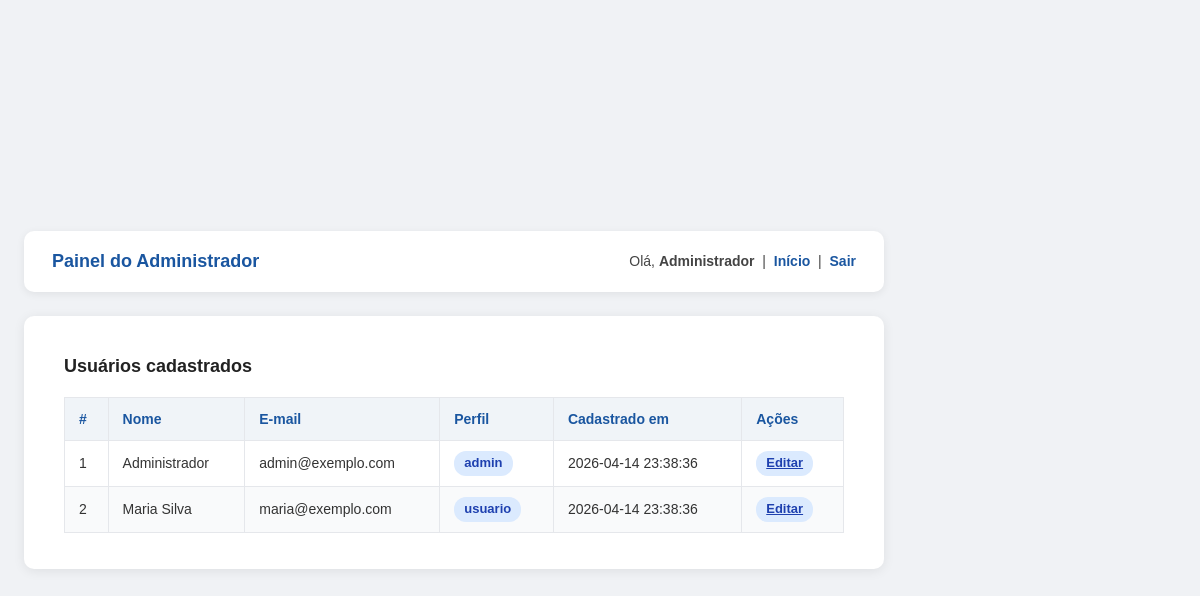
The page /projeto-auth/public/admin.php (signed in) on the database its author committed.
### tables this page shows
CREATE TABLE IF NOT EXISTS usuarios (
    id         INT          AUTO_INCREMENT PRIMARY KEY,
    nome       VARCHAR(100) NOT NULL,
    email      VARCHAR(150) NOT NULL UNIQUE,
    senha      VARCHAR(255) NOT NULL,               
    perfil     ENUM('usuario', 'admin')             
               NOT NULL DEFAULT 'usuario',
    criado_em  TIMESTAMP   NOT NULL DEFAULT CURRENT_TIMESTAMP
);

### projeto-auth/src/auth.php (called while the page is built, shortened)
<?php
function e(string $valor): string
{
    return htmlspecialchars($valor, ENT_QUOTES, 'UTF-8');
}

### projeto-auth/public/admin.php (the view, shortened to what this page needs)
<?php
require_once '../src/auth.php';
$pdo   = getConexao();
$stmt  = $pdo->query('SELECT id, nome, email, perfil, criado_em FROM usuarios ORDER BY criado_em DESC');
$usuarios = $stmt->fetchAll();
?>
<!DOCTYPE html>
<html lang="pt-BR">
<head>
    <link rel="stylesheet" href="assets/style.css">
</head>
<body>
<div class="container pagina">
    <header class="topo">
        <h1>Painel do Administrador</h1>
        <div class="topo-usuario">
            Olá, <strong><?= e($_SESSION['usuario_nome']) ?></strong>
            &nbsp;|&nbsp;
            <a href="index.php">Início</a>
            &nbsp;|&nbsp;
            <a href="logout.php">Sair</a>
        </div>
    </header>
    <main>
        <div class="card">
            <h2>Usuários cadastrados</h2>
            <?php if (empty($usuarios)): ?>
                <p>Nenhum usuário encontrado.</p>
            <?php else: ?>
                <table class="tabela">
                    <thead>
                        <tr>
                            <th>#</th>
                            <th>Nome</th>
                            <th>E-mail</th>
                            <th>Perfil</th>
                            <th>Cadastrado em</th>
                            <th>Ações</th>
                        </tr>
                    </thead>
                    <tbody>
                        <?php foreach ($usuarios as $u): ?>
                            <tr>
                                <td><?= e($u['id']) ?></td>
                                <td><?= e($u['nome']) ?></td>
                                <td><?= e($u['email']) ?></td>
                                <td><span class="badge"><?= e($u['perfil']) ?></span></td>
                                <td><?= e($u['criado_em']) ?></td>
                                <td>
                                    <a href="editar_usuario.php?id=<?= e($u['id']) ?>" class="badge">Editar</a>
                                </td>
                            </tr>
                        <?php endforeach; ?>
                    </tbody>
                </table>
            <?php endif; ?>
        </div>
    </main>
</div>
</body>
</html>

### projeto-auth/public/assets/style.css (style rules this page uses)
*, *::before, *::after { box-sizing: border-box; margin: 0; padding: 0; }
body { font-family: Arial, sans-serif; font-size: 16px; background-color: #f0f2f5; color: #333; line-height: 1.6; }
.container { min-height: 100vh; display: flex; align-items: center; justify-content: center; padding: 24px; }
.container.pagina { align-items: flex-start; flex-direction: column; gap: 24px; }
.card { background: #ffffff; border-radius: 10px; padding: 36px 40px; width: 100%; max-width: 440px; box-shadow: 0 2px 12px rgba(0, 0, 0, 0.08); }
.container.pagina .card { max-width: 860px; }
.card h2 { font-size: 18px; margin-bottom: 16px; color: #222; }
.topo { width: 100%; max-width: 860px; background: #ffffff; border-radius: 10px; padding: 16px 28px; display: flex; align-items: center; justify-content: space-between; box-shadow: 0 2px 8px rgba(0,0,0,0.07); flex-wrap: wrap; gap: 10px; }
.topo h1 { font-size: 18px; color: #1A56A0; }
.topo-usuario { font-size: 14px; color: #444; }
.topo-usuario a { color: #1A56A0; text-decoration: none; font-weight: bold; }
main { width: 100%; max-width: 860px; }
.badge { display: inline-block; padding: 2px 10px; border-radius: 12px; font-size: 13px; font-weight: bold; background-color: #dbeafe; color: #1e40af; }
.tabela { width: 100%; border-collapse: collapse; margin-top: 12px; font-size: 14px; }
.tabela th, .tabela td { padding: 10px 14px; border: 1px solid #e5e7eb; text-align: left; }
.tabela th { background-color: #f0f4f8; color: #1A56A0; font-weight: bold; }
.tabela tr:nth-child(even) td { background-color: #f9fafb; }

### rows shown on the page
usuarios: id "1", nome "Administrador", email "admin@exemplo.com", perfil "admin", criado_em "2026-04-14 23:38:36"
usuarios: id "2", nome "Maria Silva", email "maria@exemplo.com", perfil "usuario", criado_em "2026-04-14 23:38:36"

### other values the page prints
$_SESSION['usuario_nome'] "Administrador"
